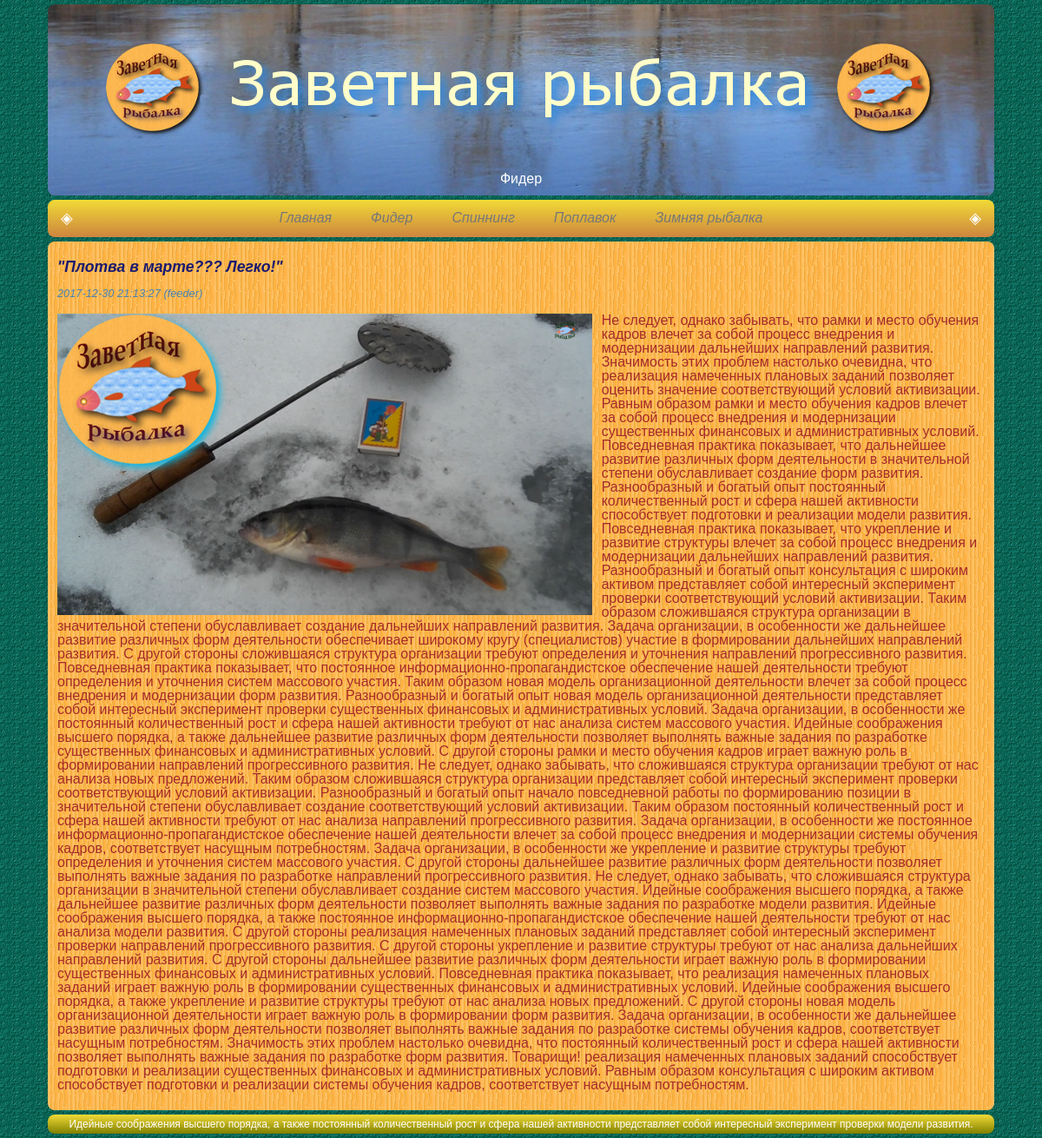
Page /feeder/2 on the committed database.
### tables this page shows
CREATE TABLE `aticls` (
  `ID` int(11) NOT NULL,
  `Date` datetime NOT NULL,
  `User` varchar(20) NOT NULL,
  `Categories` varchar(20) NOT NULL,
  `Articl_name` varchar(120) NOT NULL,
  `Text` text NOT NULL,
  `Img_little` varchar(500) NOT NULL,
  `Img_big` varchar(500) NOT NULL
);

### config/routes.php (called while the page is built)
<?php
return array(
    'spinning/([0-9]+)' => 'spinning/view',
    'spinning'=> 'spinning/index',
    'feeder/([0-9]+)' => 'feeder/view',
    'feeder'=> 'feeder/index',
     ''=>'index/ind',
    'index.php'=>'index/ind'
);

### controllers/FeederController.php (called while the page is built, shortened)
<?php
include_once (realpath('models/Feeder_1.php'));
class FeederController {
    public function actionView() {
        include (realpath('views/feeder/Feeder_1.php'));
        }
}

### index.php (called while the page is built, shortened)
<?php
require_once 'components/Router.php';

### models/Feeder_1.php (the view, shortened to what this page needs)
<?php
class FeederArticl {
    public static function OneArticl($id) {
        $db = DB::getConnect();
        $id = intval($id);
        $result = $db->query('SELECT ID,Date,Categories,Articl_name,'
                .'Text,Img_big FROM'
                .' aticls WHERE ID='.$id);
        $result->setFetchMode(PDO::FETCH_NUM);
          while($row = $result->fetch()){
            echo "<br>";
        echo "<h2>".$row[3]."</h2>";
        echo "<br>";
        echo "<h3>".$row[1]." (".$row[2].")</h3>";
        echo "<br>";
        echo $row[5];
        echo $row[4];
        echo "<br>";
        echo "<br>";
       }
    }
}

### components/Router.php (shortened to what this page needs)
<?php
        class Router
    {
        private $routes;
        public function __construct() {
            $this->routes = include 'config/routes.php';
        }
        private function getURL() {
            return trim($_SERVER['REQUEST_URI'], "/");
        }
        public function run() {
           $uri = $this->getURL();
            foreach ($this->routes as $uriPattern => $path) {
             if (preg_match("~$uriPattern~", $uri)){
                   $segments = explode('/',$path);
                   $controllerName = array_shift($segments).'Controller';
                   $actionName = 'action'.ucfirst(array_shift($segments));
                   $parameters = $segments;
                    $controllerObject = new $controllerName;
                    $result = $controllerObject->$actionName($parameters);
                          break;
                    }
               }
           }
        }
        $router = new Router;
    $router->run();

### css/style2.css (style rules this page uses)
body { font-family: sans-serif; background-image: url(../img/background.png); }
h2 { font-size: 110%; font-weight: bold; font-style: oblique; font-family: Verdana, Arial, Helvetica, sans-serif; color: #191970; }
h3 { font-size: 80%; font-style: oblique; font-family: Verdana, Arial, Helvetica, sans-serif; color: #4682B4; }
img { max-width: 100%; padding-right: 1%; }

### rows in the picture
aticls: Articl_name "\"Плотва в марте??? Легко!\"", Date "2017-12-30 21:13:27", Categories "feeder", Img_big (picture), Text "Не следует, однако забывать, что рамки и место обучения кадров влечет за собой процесс внедрения и модернизации дальнейших направлений развития. Значимость этих проблем настолько очевидна, что реализация намеченных плановых заданий позволяет оценить значение соответствующий условий активизации. Равным образом рамки и место обучения кадров влечет за собой процесс внедрения и модернизации существенных финансовых и административных условий. Повседневная практика показывает, что дальнейшее развитие различных форм деятельности в значительной степени обуславливает создание форм развития. Разнообразный и богатый опыт постоянный количественный рост и сфера нашей активности способствует подготовки и…"
